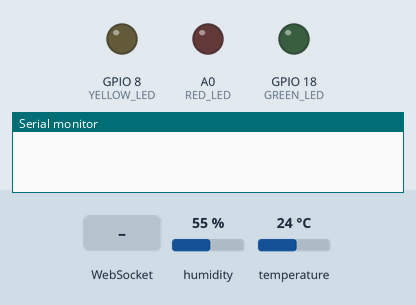
Recording of a sketch running on a simulated ESP8266 (NodeMCU). On the bench: output pins drawn as LEDs (lit = HIGH), the last lines printed to the serial monitor. Inputs (shaded band) come from the test bench; at power-on: humidity 55 %, temperature 24 °C. WiFi joins after 1.5 s; servers stay silent unless stated; storage starts empty.

Above: at 0.1 s.
At 3.2 s:
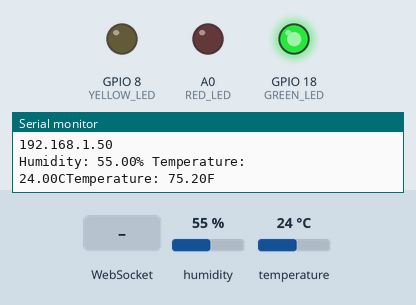
3.3 s: WebSocket text "1" received
At 7.4 s:
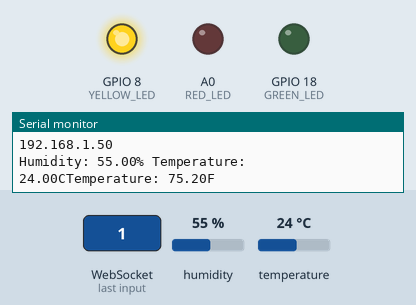
Timing chart, 0 to 21.5 s (numbered marks = the images above; inputs shaded):
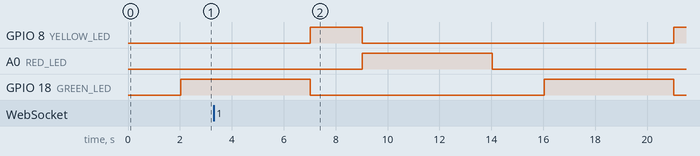

The sketch:

ESP_Chart_Web_Server.ino
```cpp
// (licence header left out)
#ifdef ESP32
  #include <WiFi.h>
  #include <ESPAsyncWebServer.h>
  #include <LittleFS.h>
#else
  #include <Arduino.h>P
  #include <ESP8266WiFi.h>
  #include <Hash.h>
  #include <ESPAsyncTCP.h>
  #include <ESPAsyncWebServer.h>
  #include <LittleFS.h>
  #include <FS.h>
#endif
#include <Wire.h>
#include <Adafruit_Sensor.h>
#include <WebSocketsServer.h>                         // needed for instant communication between client and server through Websockets
#include <ArduinoJson.h>

//------------- Sensor definition ---------------
#include <Adafruit_Sensor.h>
#include <DHT.h>
#include <DHT_U.h>

#define DHTPIN     3      // Digital pin connected to the DHT sensor
#define DHTTYPE    DHT22 // DHT 22 (AM2302), change to DHT11, if you using DHT11.

// LED staue controlling pins
#define RED_LED       17    // To control red led
#define GREEN_LED     18     // To control green led
#define YELLOW_LED    8    // To control yellow led

// define dht senser reading variable.
DHT dht(DHTPIN, DHTTYPE);

// Replace with your network credentials
const char* ssid     = "VM1080293";
const char* password = "Omidmuhsin2015";

// number of the connected clients
static int clients  = 0;


// REPLACE with your Domain name and URL path or IP address with path
const char* serverName = "https://example.com/post-esp-data.php";

// Keep this API Key value to be compatible with the PHP code provided in the project page.
// If you change the apiKeyValue value, the PHP file /post-esp-data.php also needs to have the same key
String apiKeyValue = "tPmAT5Ab3j7F9";
String sensorName = "DHT22";
String sensorLocation = "Office";

// web server listening on port 80 and websocket listening on port 81.
AsyncWebServer server(80);
WebSocketsServer webSocket = WebSocketsServer(81);    // the websocket uses port 81 (standard port for websockets

// array to store sensor readings
const int ARRAY_LENGTH = 10;
float temperature_vals[ARRAY_LENGTH];
float temperature_vals2[ARRAY_LENGTH];
float humidity_vals[ARRAY_LENGTH];

// We want to periodically send values to the clients, so we need to define an "interval" and remember the last time we sent data to the client (with "previousMillis")
int interval = 1000;                                  // send data to the client every 1000ms -> 1s
unsigned long previousMillis = 0;                     // we use the "millis()" command for time reference and this will output an unsigned long


// Simple function to send information to the web clients(a single string)
void sendJson(String l_type, String l_value) {
    String jsonString = "";                           // create a JSON string for sending data to the client
    StaticJsonDocument<200> doc;                      // create JSON container
    JsonObject object = doc.to<JsonObject>();         // create a JSON Object
    object["type"] = l_type;                          // write data into the JSON object
    object["value"] = l_value;
    serializeJson(doc, jsonString);                   // convert JSON object to string
    webSocket.broadcastTXT(jsonString);               // send JSON string to all clients
}

// Simple function to send information to the web clients (arrays)
void sendJsonArray(String l_type, float l_array_values[], float updatedValue) {
    String jsonString = "";                           // create a JSON string for sending data to the client
    const size_t CAPACITY = JSON_ARRAY_SIZE(ARRAY_LENGTH) + 100;
    StaticJsonDocument<CAPACITY> doc;                      // create JSON container

    JsonObject object = doc.to<JsonObject>();         // create a JSON Object
    object["type"] = l_type;
    object["updatedVal"] = updatedValue;                          // write data into the JSON object
    JsonArray value = object.createNestedArray("value");
    for(int i=0; i<ARRAY_LENGTH; i++) {
      value.add(l_array_values[i]);
    }
    serializeJson(doc, jsonString);                   // convert JSON object to string
    webSocket.broadcastTXT(jsonString);               // send JSON string to all clients
}


/*
    Set-up function
*/
void setup(){
  // Serial port for debugging purposes
  Serial.begin(115200);

   // leds initilaization
  pinMode(GREEN_LED,OUTPUT);
  pinMode(RED_LED,OUTPUT);
  pinMode(YELLOW_LED,OUTPUT);
  // turning off leds
  digitalWrite(GREEN_LED,LOW);
  digitalWrite(RED_LED,LOW);
  digitalWrite(YELLOW_LED,LOW);

  // Initialize LittleFS
  if(!LittleFS.begin())
  {
      Serial.println("An Error has occurred while mounting LittleFS");
      return;
  }

  // --------- setup sensor ------------
    dht.begin();

  // Connect to Wi-Fi
  WiFi.begin(ssid, password);
  while (WiFi.status() != WL_CONNECTED)
  {
    delay(1000);
    Serial.println("Connecting to WiFi..");
  }

  // Print ESP32 Local IP Address
  Serial.println(WiFi.localIP());

  // Route for root / web page
  server.on("/", HTTP_GET, [](AsyncWebServerRequest *request){
    request->send(LittleFS, "/webpage2.html");
  });

  server.serveStatic("/",LittleFS, "/");
  webSocket.begin();
  // start websocket
  webSocket.onEvent(webSocketEvent);
  // Start server
  server.begin();
}


void loop()
{
    webSocket.loop();   // Update function for the webSockets
    unsigned long now = millis();   // read out the current "time" ("millis()" gives the time in ms since the Arduino started)
    if ((unsigned long)(now - previousMillis) > interval)
      {
        // check if "interval" ms has passed since last time the clients were updated
        previousMillis = now;                             // reset previousMillis
        for(int i=0; i < ARRAY_LENGTH - 1; i++)
        {
          temperature_vals[i] = temperature_vals[i+1];
          temperature_vals2[i] = temperature_vals2[i+1];
          humidity_vals[i]    = humidity_vals[i+1];
        }

      // Print temperature sensor details.
      float h = dht.readHumidity();
      // Read temperature as Celsius (the default)
      float t = dht.readTemperature();
      // Read temperature as Fahrenheit (isFahrenheit = true)
      float f = dht.readTemperature(true);

      // Check if any reading failed and exit early (to try again).
      if (isnan(h) || isnan(t) || isnan(f))
      {
        Serial.println(F("Failed to read from DHT sensor!"));
        return;
      }

      Serial.print(F("Humidity: "));
      Serial.print(h);
      Serial.print("% ");

      Serial.print("Temperature: ");
      Serial.print(t);
      Serial.print(F("C"));

      Serial.print("Temperature: ");
      Serial.print(f);
      Serial.println(F("F "));

      temperature_vals[ARRAY_LENGTH - 1]  = t;
      temperature_vals2[ARRAY_LENGTH - 1] = f;
      humidity_vals[ARRAY_LENGTH - 1]     = h;
      // send data to the connected clients.
      sendJsonArray("temperature_update_c", temperature_vals,t);
      sendJsonArray("temperature_update_f", temperature_vals2,f);
      sendJsonArray("humidity_update", humidity_vals,h);
    }

    startTrafficLight();
     delay(2000);
}


/**
    When data is received from conencted clients, this function is excuted.
*/
void webSocketEvent(byte num, WStype_t type, uint8_t * payload, size_t length)
{      // the parameters of this callback function are always the same -> num: id of the client who send the event, type: type of message, payload: actual data sent and length: length of payload
  switch (type)
  {                                     // switch on the type of information sent
    case WStype_DISCONNECTED:
    {                      // if a client is disconnected, then type == WStype_DISCONNECTED
      Serial.println("Client " + String(num) + " disconnected");
      clients--;
    }
    break;

    case WStype_CONNECTED:
    {                       // if a client is connected, then type == WStype_CONNECTED
      Serial.println("Client " + String(num) + " connected");
      clients++;
    }
    break;

    case WStype_TEXT:
    {                               // if a client has sent data, then type == WStype_TEXT
      // try to decipher the JSON string received
      StaticJsonDocument<200> doc;                    // create JSON container
      DeserializationError error = deserializeJson(doc, payload);
      if (error) {
         Serial.print(F("deserializeJson() failed: "));
        Serial.println(error.f_str());
        return;
      }
      else {
        // JSON string was received correctly, so information can be retrieved
        // do here what needs to be done when server receive data from clients.
        // the required actions are recieved from the clients, then do as needed.
        int led_action = doc["action"];
        Serial.println("Request received from ESP32 " + String(led_action));
        switch(led_action)
        {
          case 1:
            digitalWrite(GREEN_LED,HIGH); // turn the green led on.
            break;
          case 2:
            digitalWrite(GREEN_LED,LOW); // turn the green led off.
            break;
          case 3:
            digitalWrite(RED_LED,HIGH); // turn the red led on.
            break;
          case 4:
            digitalWrite(RED_LED,LOW); // turn the red led off.
            break;
          default:
            Serial.println("Unknown Action, try again .... ");
            break;
        }
      }
    } break;
  }
}

void startTrafficLight()
{

    digitalWrite(GREEN_LED,HIGH); // turn the green led on.
    delay(5000); //wait 5 seconds
    digitalWrite(GREEN_LED,LOW);    // turn the green led off.
    digitalWrite(YELLOW_LED,HIGH); // turn the yellow led on.
    delay(2000);  // wait 2 seconds.
    digitalWrite(YELLOW_LED,LOW); // turn the yellow led off.
    digitalWrite(RED_LED,HIGH); // turn the red led on.
    delay(5000); // wait 5 seconds.
    digitalWrite(RED_LED,LOW); // turn the red led off.
}
```
